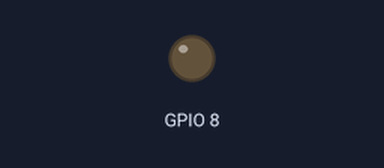
Bench run of a program on a simulated ESP32 board running MicroPython. Parts: output pins drawn as LEDs (lit = HIGH). What the program prints to the serial console is not drawn. At 9.0 s the program stops and its outputs stay as they are.

Above: at 0.1 s.
At 8.8 s:
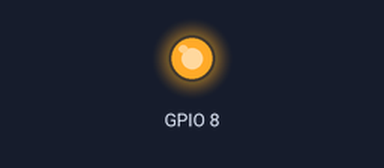
Timing chart, 0 to 10.3 s (numbered marks = the images above):
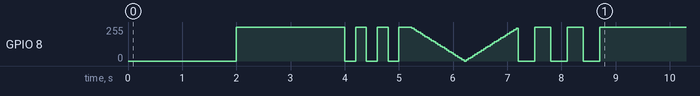

The program:

led.py
```python
# (licence header left out)
from machine import Pin, PWM
import time

class LEDController:
    def __init__(self, pin=8, freq=1000):
        """
        初始化 LED 控制
        :param pin: GPIO 引脚号（ESP32-C3 SuperMini 板载 LED 通常为 8，低电平点亮）
        :param freq: PWM 频率
        """
        self.pin = Pin(pin, Pin.OUT)
        self.pwm = PWM(self.pin, freq=freq)
        self.off()  # 默认关闭（即输出高电平）

    def on(self):
        """常亮（低电平）"""
        self.pwm.duty(0)          # 低电平点亮

    def off(self):
        """常灭（高电平）"""
        self.pwm.duty(1023)       # 高电平熄灭

    def blink_once(self, count=1, on_time=0.2, off_time=0.2):
        """
        单次闪烁（闪 n 次）
        :param count: 闪烁次数
        :param on_time: 亮起时间（秒）
        :param off_time: 熄灭时间（秒）
        """
        for _ in range(count):
            self.on()
            time.sleep(on_time)
            self.off()
            time.sleep(off_time)

    def blink_loop(self, count=-1, interval=0.5, duration=None):
        """
        循环闪烁
        :param count: 闪烁次数，-1 表示无限循环
        :param interval: 每次闪烁的间隔（即亮->灭的周期，亮灭各占一半）
        :param duration: 总持续时间（秒），若指定则覆盖 count
        """
        if duration is not None:
            total_cycles = int(duration / (interval * 2))
            if total_cycles <= 0:
                total_cycles = 1
            count = total_cycles

        if count == -1:
            while True:
                self.on()
                time.sleep(interval)
                self.off()
                time.sleep(interval)
        else:
            for _ in range(count):
                self.on()
                time.sleep(interval)
                self.off()
                time.sleep(interval)

    def breathe(self, duration=3, steps=50):
        """
        呼吸灯效果（渐亮渐灭）
        :param duration: 一个完整呼吸周期的时间（秒）
        :param steps: 渐变步数（越大越平滑）
        """
        half_steps = steps // 2
        step_delay = duration / steps

        # 渐亮：从高电平到低电平（占空比从 1023 到 0）
        for i in range(half_steps):
            duty = int(1023 - 1023 * (i / half_steps))
            self.pwm.duty(duty)
            time.sleep(step_delay)
        # 渐灭：从低电平到高电平（占空比从 0 到 1023）
        for i in range(half_steps, 0, -1):
            duty = int(1023 - 1023 * (i / half_steps))
            self.pwm.duty(duty)
            time.sleep(step_delay)

    def test(self):
        """测试所有功能"""
        print("测试常亮 2 秒...")
        self.on()
        time.sleep(2)
        print("测试常灭 2 秒...")
        self.off()
        time.sleep(2)
        print("测试闪烁 3 次...")
        self.blink_once(3)
        print("测试呼吸灯 1 个周期...")
        self.breathe(duration=2)
        print("测试循环闪烁 3 次，间隔 0.3 秒...")
        self.blink_loop(count=3, interval=0.3)
        print("测试完成，最终关闭 LED。")
        self.off()

# 如果作为独立脚本运行，则执行测试
if __name__ == "__main__":
    led = LEDController()
    led.test()
```
